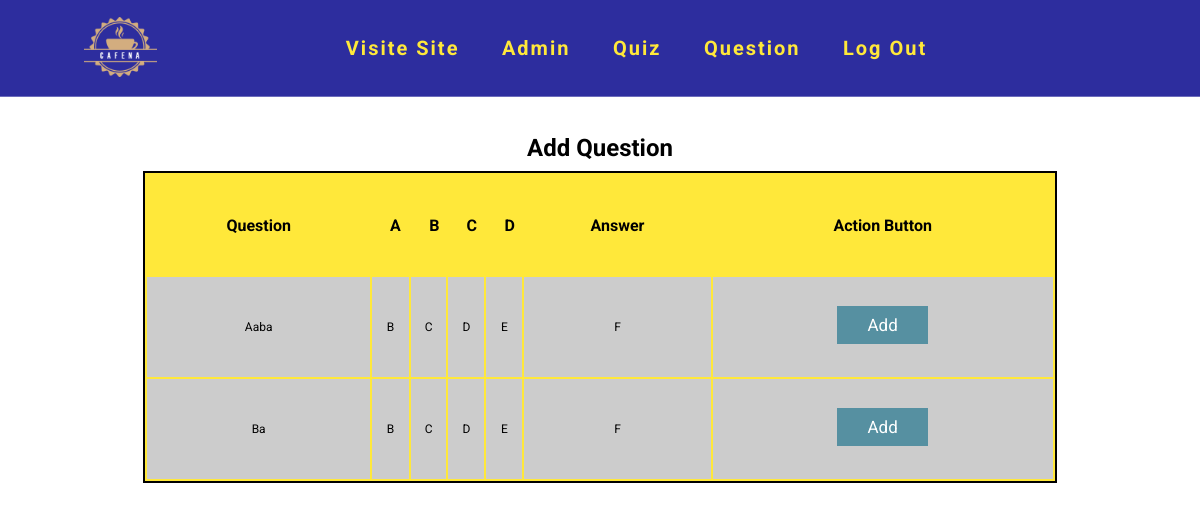
Page /admin/ques_select.php (signed in) on the committed database.
### tables this page shows
CREATE TABLE `ques` (
  `id` int(11) NOT NULL,
  `ques` varchar(200) NOT NULL,
  `a` varchar(30) NOT NULL,
  `b` varchar(30) NOT NULL,
  `c` varchar(30) NOT NULL,
  `d` varchar(30) NOT NULL,
  `ans` varchar(30) NOT NULL,
  `subj` varchar(30) NOT NULL
);

### admin/ques_select.php (the view, shortened to what this page needs)
<?php
include("./header.php");
$sql11="select max(id) as id from quiz_table";
$res=mysqli_query($con,$sql11);
$row=mysqli_fetch_assoc($res);
$id=$row['id'];
$sql111="select * from quiz_table where id='$id'";
$res1=mysqli_query($con,$sql111);
$row1=mysqli_fetch_assoc($res1);
$subj=$row1['subject'];
$sql="SELECT * FROM `ques` WHERE subj='$subj' and id<>all(SELECT `id` FROM `$id`)";
    $res=mysqli_query($con,$sql);
      ?>
<section class="mar25 ">
  <div class="tb">
      <h1>Add Question</h1>
  <table>
             <tr>
             <th>Question</th>
                 <th>A </th>
                 <th>B</th>
                 <th>C</th>
                 <th>D</th>
                 <th>Answer</th>
                 <th>Action Button</th>
             </tr>
      <?php
      while($_rows=mysqli_fetch_assoc($res))
      {
        $ques=$_rows['ques'];
        $a=$_rows['a'];
        $b=$_rows['b'];
        $c=$_rows['c'];
        $d=$_rows['d'];
        $ans=$_rows['ans'];
          ?>
          <tr class="wh">
           <form action="" method="POST">
               <td><?php echo $ques; ?></td>
               <td><?php echo $a; ?></td>
               <td><?php echo $b; ?></td>
               <td><?php echo $c; ?></td>
               <td><?php echo $d; ?></td>
               <td><?php echo $ans; ?></td>
                <td><input type="submit" name="add" value="Add" class="btn1"> <br><br>
      </td></form>
           </tr>
           <?php
    }
?>

### css/style.css (style rules this page uses)
:root { --main-color:#5690a1; --black:#5690a1; --bg:#ffffff; --border:.1rem solid rgba(255,255,255,.3); }
* { font-family: 'Roboto', sans-serif; margin:0; padding:0; box-sizing: border-box; outline: none; border:none; text-decoration: none; text-transform: capitalize; transition: .2s linear; }
html { font-size: 62.5%; overflow-x: hidden; scroll-padding-top: 9rem; scroll-behavior: smooth; }
body { background: var(--bg); }
section { padding:2rem 7%; }
.btn1 { margin-top: 1rem; display: inline-block; padding:.9rem 3rem; font-size: 1.7rem; color:rgb(255, 255, 255); background: #5690a1; cursor: pointer; }
.mar25 { padding-top: 7%;; }
.tb { margin: 50px; }
.tb h1 { font-size: 24px; color: #000000; text-align: center; margin: 1%; }
table { background-color: #ffe83a; width:98%; margin: 1%; font-size: 12px; text-transform: capitalize; border: 2px solid black ; }
tr { height: 100px; }
th { font-size: 16px; padding: 2%; }
td { text-align: center; height: 40px; background-color: #ccc; margin: 0; }
.wh { background-color: #fff; }

### rows in the picture
ques: ques "Aaba", a "B", b "C", c "D", d "E", ans "F"
ques: ques "Ba", a "B", b "C", c "D", d "E", ans "F"
